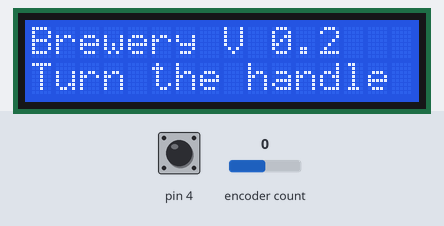
Recording of a sketch running on a simulated Arduino Uno, built with avr-gcc and run on an emulated ATmega328P. On the bench: 16×2 character LCD. Inputs (shaded band) come from the test bench; at power-on: encoder count 0, pin 4 HIGH. What the sketch prints to the serial monitor is not drawn.

Above: at 1.2 s.
1.3 s: encoder count set to 4
At 2.4 s:
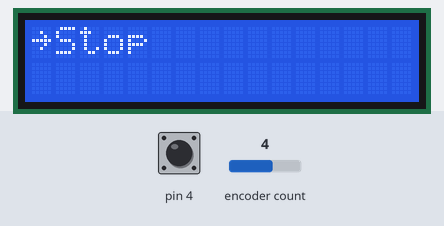
2.8 s: pin 4 pulled LOW for 0.15 s
At 4.2 s:
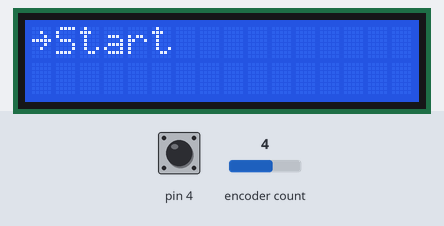
4.5 s: encoder count set to 3
At 5.0 s:
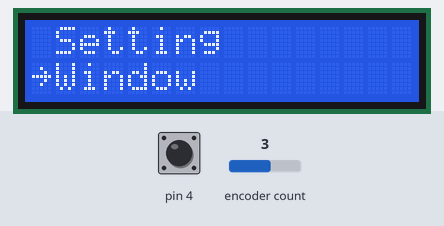
6.0 s: pin 4 pulled LOW for 0.15 s
At 7.1 s:
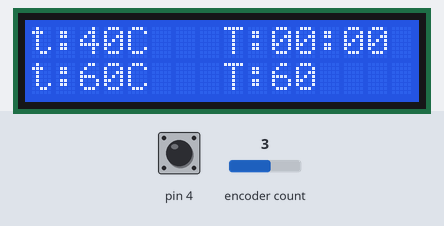
7.6 s: pin 4 pulsed LOW 5 times (0.12 s each, 0.3 s apart)
At 10.0 s:
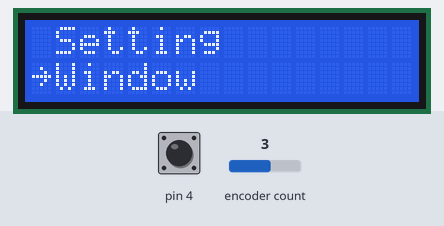
10.6 s: encoder count set to 2
At 12.0 s:
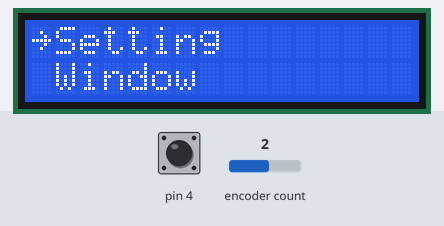
Timing chart, 0 to 13.1 s (numbered marks = the images above; inputs shaded):
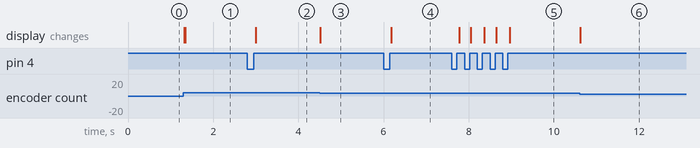

The sketch:

Test_menu_brewery.ino
```cpp
//#include <Vector.h>

// пример с линейным меню
#define LINES 2   // количество строк дисплея
#define SETTINGS_AMOUNT 13  // количество настроек
#define SETTINGS_SETTING 12  // количество настроек
#define SETTINGS_MENU 3 // количество настроек

#define FAST_STEP 5  // количество настроек
bool controlState = 0;  // клик

// пины энкодера
#define CLK 2
#define DT 3
#define SW 4

enum class Menu {
  MainMenu,
  MainWindow,
  SettingsValue,
  StartStopSettings

};

#include "GyverEncoder.h"
Encoder enc1(CLK, DT, SW);  // для работы c кнопкой

#include <LiquidCrystal_I2C.h>
LiquidCrystal_I2C lcd(0x27, 16, 2); // адрес 0x27 или 0x3f


int vals[SETTINGS_SETTING];  // массив параметров
int8_t arrowPos = 0;
int8_t entVal = 0;
int8_t screenPos = 0; // номер "экрана"
int8_t dataEntry = 0;

Menu menu;

// названия параметров
String settingsValue[]  = { //Перечень окна с натройками
  "Time-1", //Время
  "Temp-1", //Температура
  "Time-2",
  "Temp-2",
  "Time-3",
  "Temp-3",
  "Time-4",
  "Temp-4",
  "Time-5",
  "Temp-5",
  "Time-6",
  "Temp-6",
  "Exit",
};
bool StrStp = 0;
String settingsMainMenu[]  = { // Главное окно меню
  "Setting",
  "Window",
  "Stop",
};

String settingsStart[]  = { //Меню запуска програмы
  "Stop"
  "Start",
};

void setup() {
  Serial.begin(9600); //Волшебная цифра
  enc1.setType(TYPE2); //Тип энкодера

  lcd.init();
  lcd.backlight();

  menu = Menu::MainMenu;

  Serial.println("Start");

  lcd.clear();
  lcd.setCursor(0, 0); lcd.print("Brewery V 0.2");
  lcd.setCursor(0, 1); lcd.print("Turn the handle");

}

void loop() {
  enc1.tick();

  switch (menu) {

    case Menu::MainMenu: //Главное Меню
      if (enc1.isTurn()) {
        int increment = 0;  // локальная переменная направления
          // получаем направление
        if (enc1.isRight()) increment = 1;
        if (enc1.isLeft()) increment = -1;
        arrowPos += increment;  // двигаем курсор
        arrowPos = constrain(arrowPos, 0, SETTINGS_MENU - 1); // ограничиваем

        increment = 0;  // обнуляем инкремент

        printMainMenu(); //Выводим на экран соответсвующие меню
        Serial.println(arrowPos);

      }
      if (enc1.isClick()) {
        if (0 == arrowPos) {
          lcd.clear();
          printSettingsValue();
          menu = Menu::SettingsValue;
        }
        if (1 == arrowPos) {
          lcd.clear();
          printMainWindow();
          menu = Menu::MainWindow;
        }
        if (2 == arrowPos) {
          menu = Menu::StartStopSettings;
          lcd.clear();
          printMainMenu();

        }
      }

      break;

    case Menu::SettingsValue: //Меню настроек
      if (enc1.isTurn()) {
      int increment = 0;  // локальная переменная направления

      // получаем направление
      if (enc1.isRight()) increment = 1;
      if (enc1.isLeft()) increment = -1;
      arrowPos += increment;  // двигаем курсор
      arrowPos = constrain(arrowPos, 0, SETTINGS_AMOUNT - 1); // ограничиваем

      increment = 0;  // обнуляем инкремент


      if (arrowPos < SETTINGS_SETTING) {

        if (enc1.isRightH()) increment = 1;
        if (enc1.isLeftH()) increment = -1;

        vals[arrowPos] += increment;
        if (arrowPos % 2 == 0) {
          dataEntry = constrain(vals[arrowPos], 0, 60); // Ограничени для времени
          vals[arrowPos] = dataEntry;
        }
        else {
          dataEntry = constrain(vals[arrowPos], 0, 100); // Ограничени для температуры
          vals[arrowPos] = dataEntry;
        }

        // vals[arrowPos] += increment;  // меняем параметры
      }

      printSettingsValue();
      }

      if (enc1.isClick() && arrowPos == SETTINGS_AMOUNT-1){ //По нажатию на Exet мы выходим из соответсвующего меню
        arrowPos = 0;
        lcd.clear();
        printMainMenu();
        Serial.println("SettingsValue");
        menu = Menu::MainMenu;
      }
      break;

    case Menu::MainWindow:
      printMainWindow();
      if (enc1.isClick()){ //По нажатию проваливаемся в соответсвующее меню
        lcd.clear();
        Serial.println("MainWindow");
        printMainMenu();
        menu = Menu::MainMenu;
      }

      break;
    case Menu::StartStopSettings:
      if (0 == StrStp) {
        StrStp = 1;
        settingsMainMenu[2] = "Start";
        Serial.print("StrStp ");
        Serial.println(StrStp);
      }
      else {
        StrStp = 0;
        settingsMainMenu[2] = "Stop";
        Serial.print("StrStp ");
        Serial.println(StrStp);
      }
      lcd.clear();
      printMainMenu();
      menu = Menu::MainMenu;
      break;
    }
}

//_____________________
void printMainWindow(){

  lcd.setCursor(0, 0); lcd.print("t:"); lcd.print("40"); lcd.print("C");
  lcd.setCursor(8, 0); lcd.print("T:"); lcd.print("00"); lcd.print(":");lcd.print("00");
  lcd.setCursor(0, 1); lcd.print("t:"); lcd.print("60"); lcd.print("C");
  lcd.setCursor(8, 1); lcd.print("T:"); lcd.print("60");

}

//_____________________
void printSettingsValue() {  //Функция для вывода на экран меню настроек
  lcd.clear();
  screenPos = arrowPos / LINES;   // ищем номер экрана (0..3 - 0, 4..7 - 1)

  for (byte i = 0; i < LINES; i++) {  // для всех строк
    lcd.setCursor(0, i);              // курсор в начало

    // если курсор находится на выбранной строке
    if (arrowPos == LINES * screenPos + i) lcd.write(126);  // рисуем стрелку
    else lcd.write(32);     // рисуем пробел

    // если пункты меню закончились, покидаем цикл for
    if (LINES * screenPos + i == SETTINGS_AMOUNT) break;

    // выводим имя и значение пункта меню
    lcd.print(settingsValue[LINES * screenPos + i]);
    if (arrowPos < SETTINGS_SETTING) {
      lcd.print(": ");
      lcd.print(vals[LINES * screenPos + i]);
    }

  }
}


//_____________________
  void printMainMenu(){
    lcd.clear();
    screenPos = arrowPos / LINES;   // ищем номер экрана (0..3 - 0, 4..7 - 1)

    for (byte i = 0; i < LINES; i++) {  // для всех строк
      lcd.setCursor(0, i);              // курсор в начало

      // если курсор находится на выбранной строке
      if (arrowPos == LINES * screenPos + i) lcd.write(126);  // рисуем стрелку
    else lcd.write(32);     // рисуем пробел

    // если пункты меню закончились, покидаем цикл for
    if (LINES * screenPos + i == SETTINGS_MENU) break;

    // выводим имя и значение пункта меню
    lcd.print(settingsMainMenu[LINES * screenPos + i]);
  }

}
```

Measured:
- after the input at 1.3 s, the display: first changes at once (image 1 shows a later state)
- after the input at 2.8 s, the display: changes after 0.20 s (image 2)
- after the input at 4.5 s, the display: changes at once (image 3)
- after the input at 6.0 s, the display: changes after 0.18 s (image 4)
- after the input at 7.6 s, the display: changes after 0.18 s (image 5)
- after the input at 10.6 s, the display: changes at once (image 6)
